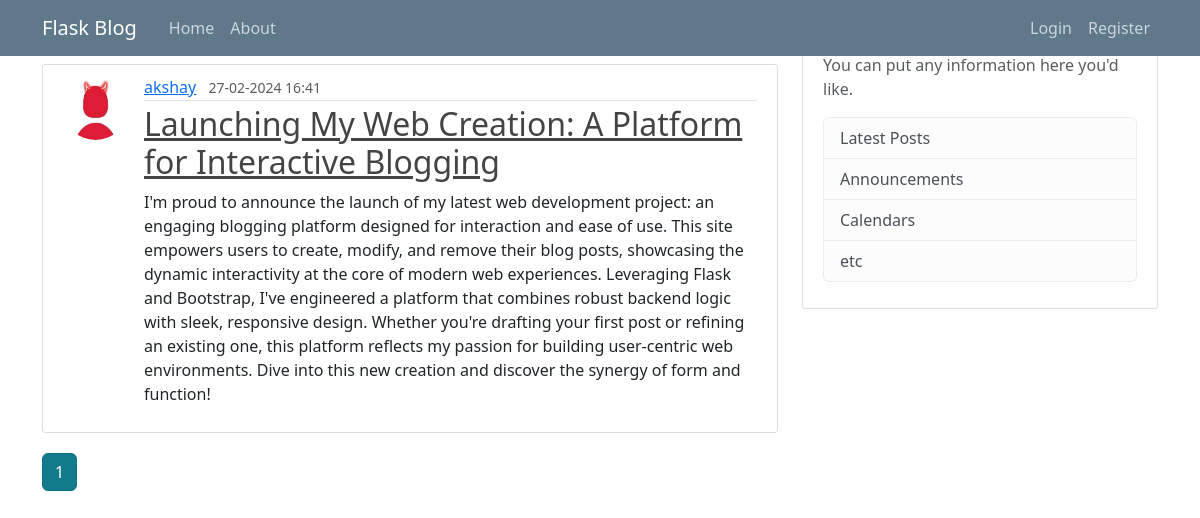
/user/akshay, run on an earlier commit of the app's database.
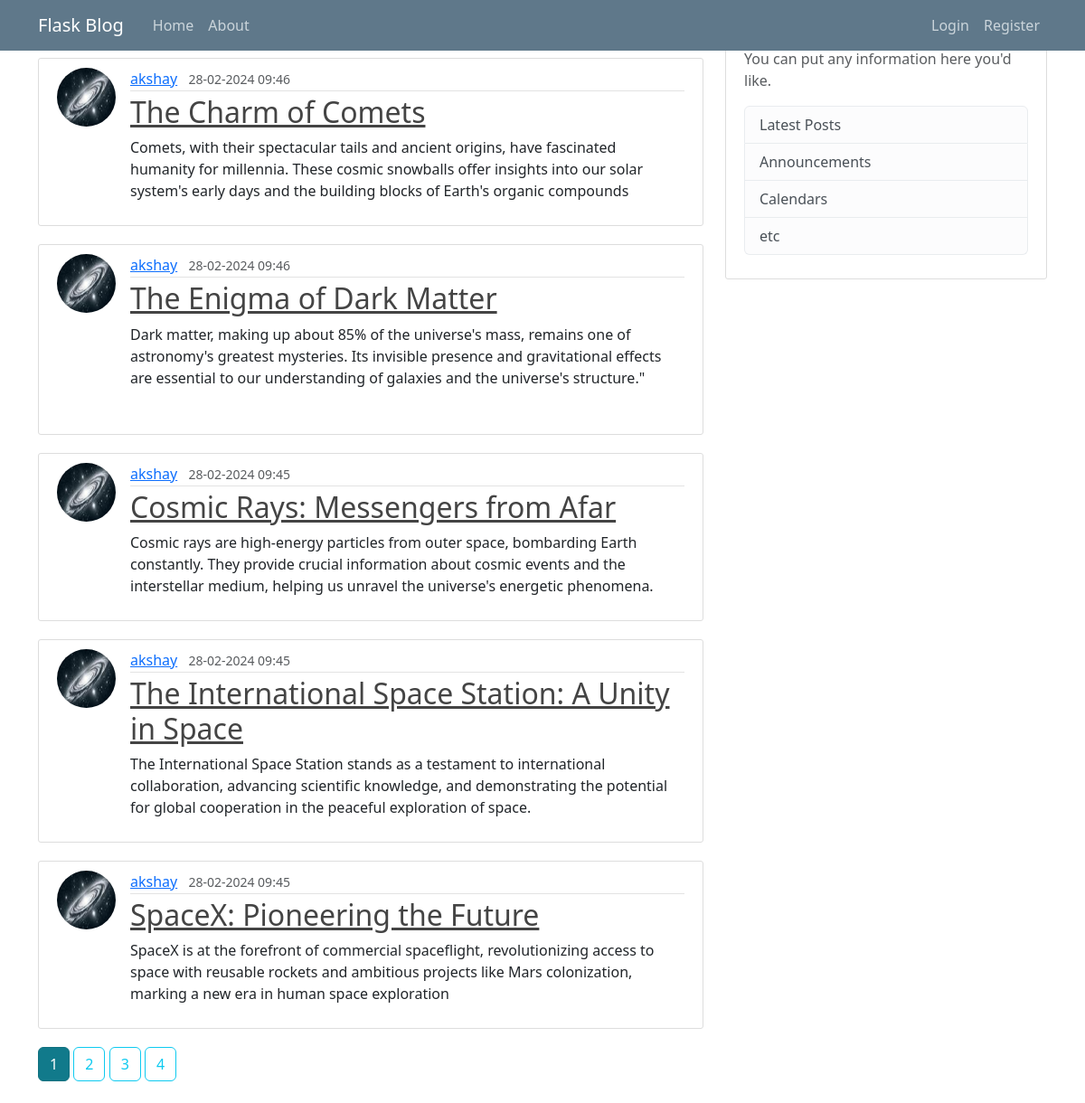
And on a later commit of the database.
### app/models.py (models this page shows, shortened)
class Posts(db.Model):
    id = db.Column(db.Integer, primary_key=True)
    title = db.Column(db.String(20), nullable=False)
    date_posted = db.Column(db.DateTime, nullable=False, default=datetime.utcnow)
    content = db.Column(db.Text, nullable=False)
    user_id = db.Column(db.Integer, db.ForeignKey('user.id'),nullable=False)

class User(db.Model, UserMixin):
    id = db.Column(db.Integer, primary_key=True)
    username: str = db.Column(db.String(20), unique=True, nullable=False)
    email: str = db.Column(db.String(120), unique=True, nullable=False)
    image_file: str = db.Column(db.String(120), nullable=False, default='default.jpg')
    password = db.Column(db.String(60), nullable=False)
    posts = db.relationship('Posts',
                            backref='author', lazy=True)

### app/routes.py (the view)
@app.route("/user/<string:username>")  # Corrected the route parameter; removed 'str:'
def user_post(username):
    page = request.args.get('page', 1, type=int)  # Ensure 'page' is an integer
    user = User.query.filter_by(username=username).first_or_404()
    posts = Posts.query.filter_by(author=user)\
        .order_by(Posts.date_posted.desc())\
        .paginate(page=page, per_page=5)  # Adjusted per_page to 5 as in the first function
    return render_template('user_post.html', posts=posts, user=user)  # Adjusted to use 'user_posts.html'

### app/templates/user_post.html
{% extends "layout.html" %}
{% block content %}
    <h1 class="mb-3">Post By {{ user.username}} ({{posts.total}})</h1>
    {% for post in posts.items %}
        <article class="media content-section">
            <img class="rounded-circle article-img" src="{{ url_for('static', filename='profile-pictures/' ~ post.author.image_file) }}">
          <div class="media-body">
            <div class="article-metadata">
              <a class="mr-2" href="{{ url_for('user_post', username=post.author.username)}}">{{ post.author.username }}</a>
              <small class="text-muted">{{ post.date_posted.strftime('%d-%m-%Y %H:%M') }}</small>
            </div>
            <h2><a class="article-title" href="{{ url_for('post', post_id=post.id) }}">{{ post.title }}</a></h2>
            <p class="article-content">{{ post.content }}</p>
          </div>
        </article>
    {% endfor %}
    {% for page_num in posts.iter_pages(left_edge=1, right_edge=1, left_current=1, right_current=2) %}
        {% if page_num %}
            {% if posts.page == page_num %}
                <a class="btn btn-info active mb-4" href="{{ url_for('user_post', username=user.username, page=page_num) }}">{{ page_num }}</a>
            {% else %}
                <a class="btn btn-outline-info mb-4" href="{{ url_for('user_post', username=user.username, page=page_num) }}">{{ page_num }}</a>
            {% endif %}
        {% else %}
            ...
        {% endif %}
    {% endfor %}
{% endblock content %}

What changed in the data, as far as the page shows it:
no longer on this page (row unchanged): Posts: image_file (placeholder picture), author.username "akshay", date_posted "27-02-2024 16:41", title "Launching My Web Creation: A Platform for Interactive Blogging", content "I'm proud to announce the launch of my latest web development project: an engaging blogging platform designed for interaction and ease of use. This site empowers users to create, modify, and remove their blog posts, showcasing the dynamic interactivity at the core of modern web experiences. Leveraging Flask and Bootstrap, I've engineered a platform that combines robust backend logic with sleek, responsive design. Whether you're drafting your first post or refining an existing one, this platform reflects my passion for building user-centric web environments. Dive into this new creation and discover the synergy of form and function!"
added Posts: image_file (picture), author.username "akshay", date_posted "28-02-2024 09:46", title "The Charm of Comets", content "Comets, with their spectacular tails and ancient origins, have fascinated humanity for millennia. These cosmic snowballs offer insights into our solar system's early days and the building blocks of Earth's organic compounds"
added Posts: image_file (picture), author.username "akshay", date_posted "28-02-2024 09:46", title "The Enigma of Dark Matter", content "Dark matter, making up about 85% of the universe's mass, remains one of astronomy's greatest mysteries. Its invisible presence and gravitational effects are essential to our understanding of galaxies and the universe's structure.\""
added Posts: image_file (picture), author.username "akshay", date_posted "28-02-2024 09:45", title "Cosmic Rays: Messengers from Afar", content "Cosmic rays are high-energy particles from outer space, bombarding Earth constantly. They provide crucial information about cosmic events and the interstellar medium, helping us unravel the universe's energetic phenomena."
added Posts: image_file (picture), author.username "akshay", date_posted "28-02-2024 09:45", title "The International Space Station: A Unity in Space", content "The International Space Station stands as a testament to international collaboration, advancing scientific knowledge, and demonstrating the potential for global cooperation in the peaceful exploration of space."
added Posts: image_file (picture), author.username "akshay", date_posted "28-02-2024 09:45", title "SpaceX: Pioneering the Future", content "SpaceX is at the forefront of commercial spaceflight, revolutionizing access to space with reusable rockets and ambitious projects like Mars colonization, marking a new era in human space exploration"
Also different on the page:
new list line: "2"
new list line: "3"
new list line: "4"
